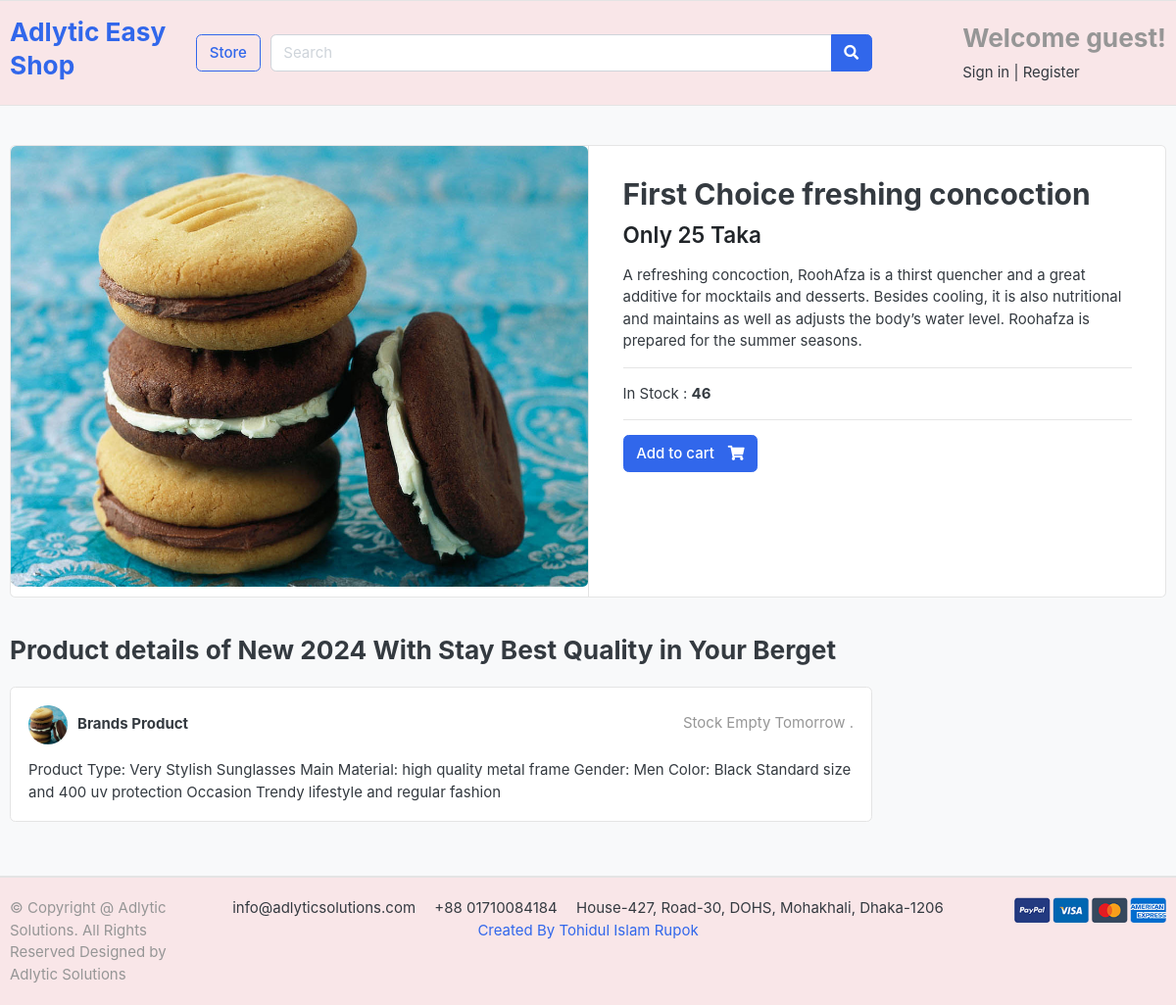
/store/product_detail/first-choice/, run on an earlier commit of the app's database.
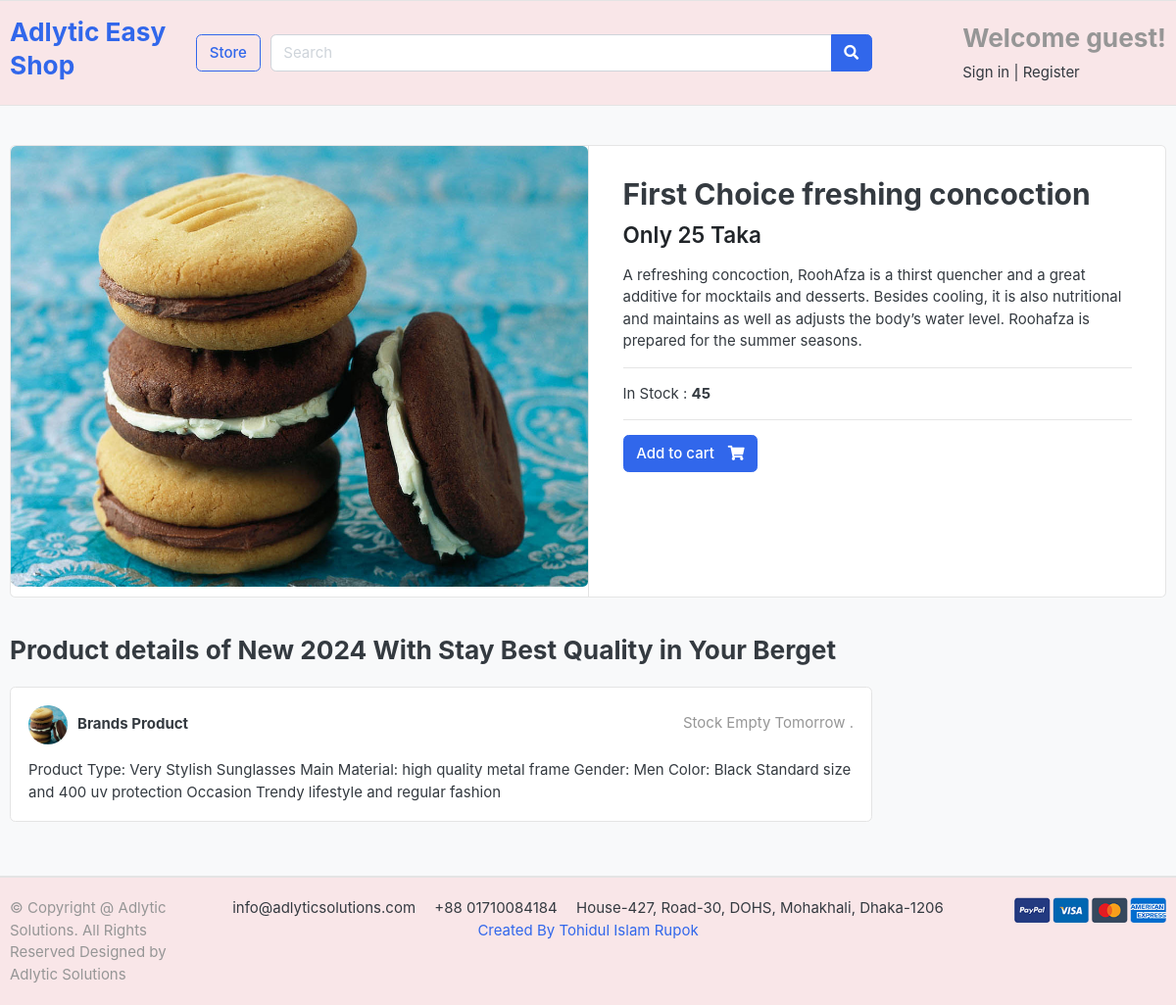
And on a later commit of the database.
### store/models.py (models this page shows, shortened)
class Product(models.Model):
    Produc_name = models.CharField( max_length=100, unique = True )
    slug = models.SlugField(max_length=200, unique=True)
    description = models.TextField(max_length=500, unique = True)
    price = models.IntegerField()
    image = models.ImageField(upload_to='photos/products')
    stock = models.IntegerField(null = True)
    is_availble = models.BooleanField(default = True)

### store/views.py (the view)
# urls.py: path('product_detail/<slug:product_slug>/', views.product_detail ,name='product_detail'),
def product_detail(request, product_slug):
    single_product = Product.objects.get(slug = product_slug)
    return render(request, 'store/product-detail.html', {'product' : single_product})

### store/templates/store/product-detail.html (shortened to what this page needs)
{% extends 'base.html' %}
{% block body%}
<section class="section-content padding-y bg">
      <div class="container">
        <div class="card">
          <div class="row no-gutters">
            <aside class="col-md-6">
              <article class="gallery-wrap">
                <div class="img-big-wrap">
                  <a href="#"><img src="{{product.image.url}}" /></a>
                </div>
              </article>
            </aside>
            <main class="col-md-6 border-left">
              <article class="content-body">
                <h2 class="title">{{product.Produc_name}}</h2>
                <div class="mb-3">
                  <var class="price h4">Only {{product.price}} Taka</var>
                </div>
                <p>
                  {{product.description}}
                </p>
                <hr />
                <p>
                  In Stock : <b>{{product.stock}}</b>
                </p>
                <hr />
                <form method="post">
                  <a href="{% url 'add_cart' product.id %}" class="btn btn-primary">
                    <span class="text">Add to cart</span>
                    <i class="fas fa-shopping-cart"></i>
                  </a>
                </form>
              </article>
            </main>
          </div>
        </div>
        <br />
        <div class="row">
          <div class="col-md-9">
            <header class="section-heading">
              <h3>Product details of New 2024 With Stay Best Quality in Your Berget </h3>
            </header>
            <article class="box mb-3">
              <div class="icontext w-100">
                <img
                  src="{{product.image.url}}"
                  class="img-xs icon rounded-circle"
                />
                <div class="text">
                  <span class="date text-muted float-md-right"
                    >Stock Empty Tomorrow .
                  </span>
                  <h6 class="mb-1">Brands Product</h6>
                </div>
              </div>
              <div class="mt-3">
                <p>
                    Product Type: Very Stylish Sunglasses
                    Main Material: high quality metal frame
                    Gender: Men
                    Color: Black
                    Standard size and 400 uv protection
                    Occasion Trendy lifestyle and regular fashion
                </p>
              </div>
            </article>
          </div>
        </div>
      </div>
    </section>
{% endblock %}

What changed in the data, as far as the page shows it:
changed Product "First Choice freshing concoction": stock "46" → "45"
